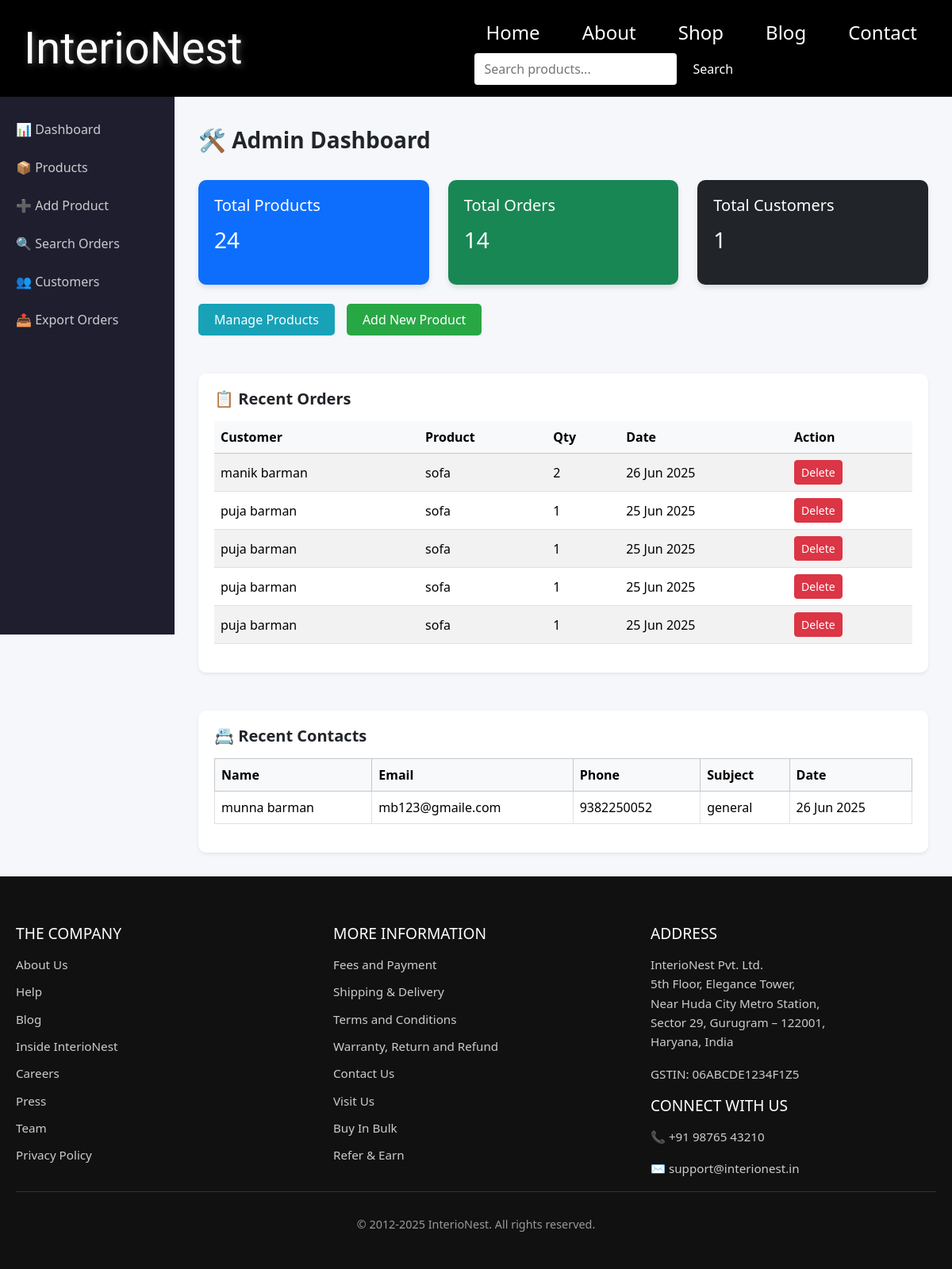
/admin-dashboard/ (signed in), run on the app's committed database.
### main/models.py (models this page shows, shortened)
class Order(models.Model):
    full_name = models.CharField(max_length=100)
    email = models.EmailField()
    phone = models.CharField(max_length=15)
    address = models.TextField()
    product_name = models.CharField(max_length=100)
    quantity = models.PositiveIntegerField()
    otp = models.IntegerField()
    order_date = models.DateTimeField(auto_now_add=True)
    payment_id = models.CharField(max_length=100, null=True, blank=True)

class ContactMessage(models.Model):
    name = models.CharField(max_length=100)
    email = models.EmailField()
    phone = models.CharField(max_length=15)
    subject = models.CharField(max_length=255)
    message = models.TextField()
    created_at = models.DateTimeField(auto_now_add=True)

### main/views.py (the view)
# urls.py: path('admin-dashboard/', views.admin_dashboard, name='admin_dashboard'),
@login_required
@user_passes_test(is_admin)
def admin_dashboard(request):
    product_count = Product.objects.count()
    order_count = Order.objects.count()
    user_count = ContactMessage.objects.count()  # Using contact form as customer
    recent_orders = Order.objects.order_by('-order_date')[:5]
    recent_contacts = ContactMessage.objects.order_by('-created_at')[:5]
    return render(request, 'main/admin_dashboard.html', {
        'product_count': product_count,
        'order_count': order_count,
        'user_count': user_count,
        'recent_orders': recent_orders,
        'recent_contacts': recent_contacts,
    })

### main/views.py (called while the page is built)
def is_admin(user):
    return user.is_superuser or user.is_staff

### main/templates/main/admin_dashboard.html (shortened to what this page needs)
{% extends 'base.html' %}
{% load static %}
{% block content %}
<div class="sidebar">
  <h4>Admin Panel</h4>
  <a href="{% url 'admin_dashboard' %}">📊 Dashboard</a>
  <a href="{% url 'product_list' %}">📦 Products</a>
  <a href="{% url 'add_product' %}">➕ Add Product</a>
  <a href="{% url 'search_orders' %}">🔍 Search Orders</a>
  <a href="{% url 'customer_list' %}">👥 Customers</a>
  <a href="{% url 'export_orders' %}">📤 Export Orders</a>
</div>
<div class="top-navbar">
  <h4>Welcome, Admin</h4>
  <div class="user-info">
    <a href="{% url 'logout' %}" class="btn btn-sm btn-outline-dark">Logout</a>
  </div>
</div>
<div class="main-content">
  <div class="dashboard-title">🛠 Admin Dashboard</div>
  <div class="row g-4 mb-4">
    <div class="col-md-4">
      <div class="card-box bg-primary">
        <h5>Total Products</h5>
        <p class="fs-3">{{ product_count }}</p>
      </div>
    </div>
    <div class="col-md-4">
      <div class="card-box bg-success">
        <h5>Total Orders</h5>
        <p class="fs-3">{{ order_count }}</p>
      </div>
    </div>
    <div class="col-md-4">
      <div class="card-box bg-dark">
        <h5>Total Customers</h5>
        <p class="fs-3">{{ user_count }}</p>
      </div>
    </div>
  </div>
  <div class="action-buttons">
    <a href="{% url 'product_list' %}" class="btn-manage">Manage Products</a>
    <a href="{% url 'add_product' %}" class="btn-add">Add New Product</a>
  </div>
  <div class="table-responsive shadow-sm mt-5">
    <h5 class="mb-3 fw-semibold">📋 Recent Orders</h5>
    <table class="table table-striped align-middle">
      <thead class="table-light">
        <tr>
          <th>Customer</th>
          <th>Product</th>
          <th>Qty</th>
          <th>Date</th>
          <th>Action</th>
        </tr>
      </thead>
      <tbody>
        {% for order in recent_orders %}
        <tr>
          <td>{{ order.full_name }}</td>
          <td>{{ order.product_name }}</td>
          <td>{{ order.quantity }}</td>
          <td>{{ order.order_date|date:"d M Y" }}</td>
          <td>
            <a href="{% url 'delete_order' order.id %}" class="btn btn-sm btn-danger"
              onclick="return confirm('Are you sure you want to delete this order?');">Delete</a>
          </td>
        </tr>
        {% empty %}
        <tr>
          <td colspan="5" class="text-center text-muted py-3">No recent orders found.</td>
        </tr>
        {% endfor %}
      </tbody>
    </table>
  </div>
  <div class="table-responsive shadow-sm mt-5">
    <h5 class="mb-3 fw-semibold">📇 Recent Contacts</h5>
    <table class="table table-bordered align-middle">
      <thead class="table-light">
        <tr>
          <th>Name</th>
          <th>Email</th>
          <th>Phone</th>
          <th>Subject</th>
          <th>Date</th>
        </tr>
      </thead>
      <tbody>
        {% for contact in recent_contacts %}
        <tr>
          <td>{{ contact.name }}</td>
          <td>{{ contact.email }}</td>
          <td>{{ contact.phone }}</td>
          <td>{{ contact.subject }}</td>
          <td>{{ contact.created_at|date:"d M Y" }}</td>
        </tr>
        {% empty %}
        <tr>
          <td colspan="5" class="text-center text-muted py-3">No contact submissions found.</td>
        </tr>
        {% endfor %}
      </tbody>
    </table>
  </div>
</div>
{% endblock %}

### main/templates/base.html (shortened to what this page needs)
{% load static%}
<!DOCTYPE html>
<html lang="en">
<head>
  <link href="https://cdn.jsdelivr.net/npm/bootstrap@5.3.3/dist/css/bootstrap.min.css" rel="stylesheet">
  <link rel="stylesheet" href="{% static 'main/css/style_base.css' %}">
</head>
<body>
  <header>
    <nav class="navbar">
      <div class="nav-container">
        <a href="{% url 'home' %}" class="nav-logo">InterioNest</a>
        <div class="nav-content">
          <ul class="nav-menu">
            <li><a href="{% url 'home' %}" class="nav-link">Home</a></li>
            <li><a href="{% url 'about' %}" class="nav-link">About</a></li>
            <li><a href="{% url 'shop' %}" class="nav-link">Shop</a></li>
            <li>
              <a href="{% url 'blog' %}" class="nav-link">Blog</a>
            </li>
            <li><a href="{% url 'contact' %}" class="nav-link">Contact</a></li>
          </ul>
          <form class="search-form" method="GET" action="{% url 'search' %}">
            <input type="text" name="query" placeholder="Search products..." required>
            <button type="submit">Search</button>
          </form>
        </div>
      </div>
    </nav>
  </header>
  {% block content %}
  {% endblock %}
  <footer class="main-footer">
    <div class="footer-grid">
      <div class="footer-section">
        <h3>The Company</h3>
        <ul>
          <li><a href="#">About Us</a></li>
          <li><a href="#">Help</a></li>
          <li><a href="#">Blog</a></li>
          <li><a href="#">Inside InterioNest</a></li>
          <li><a href="#">Careers</a></li>
          <li><a href="#">Press</a></li>
          <li><a href="#">Team</a></li>
          <li><a href="#">Privacy Policy</a></li>
        </ul>
      </div>
      <div class="footer-section">
        <h3>More Information</h3>
        <ul>
          <li><a href="#">Fees and Payment</a></li>
          <li><a href="#">Shipping & Delivery</a></li>
          <li><a href="#">Terms and Conditions</a></li>
          <li><a href="#">Warranty, Return and Refund</a></li>
          <li><a href="#">Contact Us</a></li>
          <li><a href="#">Visit Us</a></li>
          <li><a href="#">Buy In Bulk</a></li>
          <li><a href="#">Refer & Earn</a></li>
        </ul>
      </div>
      <div class="footer-section">
        <h3>Address</h3>
        <p>InterioNest Pvt. Ltd.<br>
          5th Floor, Elegance Tower,<br>
          Near Huda City Metro Station,<br>
          Sector 29, Gurugram – 122001,<br>
          Haryana, India</p>
        <p>GSTIN: 06ABCDE1234F1Z5</p>
        <h3>Connect With Us</h3>
        <p>📞 +91 98765 43210</p>
        <p>✉️ support@interionest.in</p>
      </div>
    </div>
    <div class="footer-bottom">
      <p>&copy; 2012-2025 InterioNest. All rights reserved.</p>
    </div>
  </footer>
</body>
</html>

### main/static/main/css/style_base.css (style rules this page uses)
.navbar { position: fixed; top: 0; left: 0; width: 100%; background-color: #000000; backdrop-filter: blur(4px); z-index: 999; padding: 15px 30px; display: flex; justify-content: center; align-items: center; color: #FFFFFF; }
.nav-container { width: 100%; max-width: 1400px; display: flex; align-items: center; justify-content: space-between; flex-wrap: wrap; }
.nav-logo { font-size: 3.5rem; font-family: 'Satisfy', cursive; color: #FFFFFF; text-shadow: 2px 2px 8px rgba(255, 255, 255, 0.3); text-decoration: none; transition: color 0.3s ease, text-shadow 0.3s ease; }
.nav-menu { display: flex; list-style: none; gap: 25px; margin: 0; padding: 0; align-items: center; flex-wrap: wrap; }
.nav-menu li a { font-size: 1.5rem; font-family: 'Segoe UI', Tahoma, Geneva, Verdana, sans-serif; color: #FFFFFF; padding: 8px 14px; border-radius: 6px; text-decoration: none; transition: all 0.3s ease; }
.search-form { display: flex; gap: 8px; align-items: center; }
.search-form input { padding: 8px 12px; font-size: 1rem; border: none; border-radius: 4px; background-color: #FFFFFF; color: #000000; }
.search-form button { padding: 8px 12px; font-size: 1rem; background-color: #000000; color: #FFFFFF; border: none; border-radius: 4px; cursor: pointer; transition: background 0.3s ease; }
.main-footer { background-color: #111; color: #ccc; padding: 60px 20px 30px; font-family: 'Segoe UI', sans-serif; }
.footer-grid { display: grid; grid-template-columns: repeat(auto-fit, minmax(220px, 1fr)); gap: 40px; max-width: 1200px; margin: auto; }
.footer-section h3 { font-size: 1.2rem; color: #fff; margin-bottom: 16px; text-transform: uppercase; }
.footer-section ul { list-style: none; padding: 0; margin: 0; }
.footer-section ul li { margin-bottom: 10px; }
.footer-section ul li a { color: #ccc; text-decoration: none; transition: color 0.3s; }
.footer-section p, .footer-section a { font-size: 0.95rem; line-height: 1.6; color: #ccc; }
.footer-bottom { text-align: center; padding-top: 30px; border-top: 1px solid #333; font-size: 0.9rem; color: #999; }

### main/templates/main/admin_dashboard.html (style rules this page uses)
body { background: #f5f7fa; }
.sidebar { height: 100vh; background: #1e1e2f; color: white; padding-top: 80px; position: fixed; width: 220px; }
.sidebar h4 { text-align: center; margin-bottom: 30px; font-weight: bold; }
.sidebar a { display: block; padding: 12px 20px; color: #ccc; text-decoration: none; transition: 0.3s; }
.top-navbar { background: white; padding: 10px 30px; margin-left: 220px; display: flex; justify-content: space-between; align-items: center; box-shadow: 0 2px 6px rgba(0, 0, 0, 0.05); }
.top-navbar h4 { margin: 0; font-weight: bold; color: #333; }
.user-info { display: flex; align-items: center; gap: 15px; }
.main-content { margin-left: 220px; padding: 30px; padding-top: 100px; }
.card-box { padding: 20px; border-radius: 10px; color: white; box-shadow: 0 4px 6px rgba(0, 0, 0, 0.1); }
.card-box h5 { margin-bottom: 10px; }
.table-responsive { background: white; padding: 20px; border-radius: 10px; }
.dashboard-title { font-weight: bold; font-size: 28px; margin-bottom: 30px; }
.action-buttons { margin-top: 20px; display: flex; gap: 15px; }
.action-buttons a { padding: 8px 20px; border-radius: 5px; color: white; font-weight: 500; text-decoration: none; }
.btn-manage { background: #17a2b8; }
.btn-add { background: #28a745; }

### data on the page
Order: full_name "manik barman", product_name "sofa", quantity "2", order_date "26 Jun 2025"
Order: full_name "puja barman", product_name "sofa", quantity "1", order_date "25 Jun 2025"
Order: full_name "puja barman", product_name "sofa", quantity "1", order_date "25 Jun 2025"
Order: full_name "puja barman", product_name "sofa", quantity "1", order_date "25 Jun 2025"
Order: full_name "puja barman", product_name "sofa", quantity "1", order_date "25 Jun 2025"
ContactMessage: name "munna barman", email "mb123@gmaile.com", phone "9382250052", subject "general", created_at "26 Jun 2025"

### other printed values
{{ product_count }} "24"
{{ order_count }} "14"
{{ user_count }} "1"
